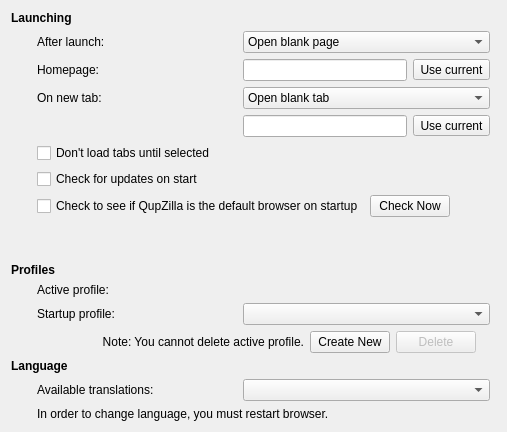
         <widget class="QWidget" name="generalPage">
          <layout class="QGridLayout" name="gridLayout_6">
           <item row="4" column="2">
            <widget class="QFrame" name="newTabFrame">
             <layout class="QHBoxLayout" name="horizontalLayout_3">
              <property name="margin">
               <number>0</number>
              </property>
              <item>
               <widget class="QLineEdit" name="newTabUrl"/>
              </item>
              <item>
               <widget class="MacToolButton" name="newTabUseCurrent">
                <property name="text">
                 <string>Use current</string>
                </property>
               </widget>
              </item>
             </layout>
            </widget>
           </item>
           <item row="12" column="1" colspan="3">
            <widget class="QFrame" name="frame">
             <property name="frameShape">
              <enum>QFrame::NoFrame</enum>
             </property>
             <property name="frameShadow">
              <enum>QFrame::Raised</enum>
             </property>
             <layout class="QHBoxLayout" name="horizontalLayout">
              <property name="leftMargin">
               <number>0</number>
              </property>
              <property name="topMargin">
               <number>0</number>
              </property>
              <property name="rightMargin">
               <number>20</number>
              </property>
              <property name="bottomMargin">
               <number>0</number>
              </property>
              <item>
               <widget class="QLabel" name="cannotDeleteActiveProfileLabel">
                <property name="text">
                 <string>Note: You cannot delete active profile.</string>
                </property>
                <property name="alignment">
                 <set>Qt::AlignRight|Qt::AlignTrailing|Qt::AlignVCenter</set>
                </property>
               </widget>
              </item>
              <item>
               <widget class="QPushButton" name="createProfile">
                <property name="sizePolicy">
                 <sizepolicy hsizetype="Fixed" vsizetype="Fixed">
                  <horstretch>0</horstretch>
                  <verstretch>0</verstretch>
                 </sizepolicy>
                </property>
                <property name="text">
                 <string>Create New</string>
                </property>
               </widget>
              </item>
              <item>
               <widget class="QPushButton" name="deleteProfile">
                <property name="enabled">
                 <bool>false</bool>
                </property>
                <property name="sizePolicy">
                 <sizepolicy hsizetype="Fixed" vsizetype="Fixed">
                  <horstretch>0</horstretch>
                  <verstretch>0</verstretch>
                 </sizepolicy>
                </property>
                <property name="text">
                 <string>Delete</string>
                </property>
               </widget>
              </item>
             </layout>
            </widget>
           </item>
           <item row="1" column="0">
            <spacer name="horizontalSpacer_7">
             <property name="orientation">
              <enum>Qt::Horizontal</enum>
             </property>
             <property name="sizeType">
              <enum>QSizePolicy::Fixed</enum>
             </property>
             <property name="sizeHint" stdset="0">
              <size>
               <width>20</width>
               <height>10</height>
              </size>
             </property>
            </spacer>
           </item>
           <item row="0" column="0" colspan="2">
            <widget class="QLabel" name="label_24">
             <property name="text">
              <string>&lt;b&gt;Launching&lt;/b&gt;</string>
             </property>
            </widget>
           </item>
           <item row="11" column="2">
            <widget class="QComboBox" name="startProfile"/>
           </item>
           <item row="1" column="1">
            <widget class="QLabel" name="label_3">
             <property name="text">
              <string>After launch: </string>
             </property>
            </widget>
           </item>
           <item row="1" column="2">
            <widget class="QComboBox" name="afterLaunch">
             <item>
              <property name="text">
               <string>Open blank page</string>
              </property>
             </item>
             <item>
              <property name="text">
               <string>Open homepage</string>
              </property>
             </item>
             <item>
              <property name="text">
               <string>Open speed dial</string>
              </property>
             </item>
             <item>
              <property name="text">
               <string>Restore session</string>
              </property>
             </item>
            </widget>
           </item>
           <item row="2" column="1">
            <widget class="QLabel" name="label">
             <property name="text">
              <string>Homepage: </string>
             </property>
            </widget>
           </item>
           <item row="2" column="2">
            <layout class="QHBoxLayout" name="horizontalLayout_2">
             <item>
              <widget class="QLineEdit" name="homepage"/>
             </item>
             <item>
              <widget class="MacToolButton" name="useCurrentBut">
               <property name="text">
                <string>Use current</string>
               </property>
              </widget>
             </item>
            </layout>
           </item>
           <item row="3" column="1">
            <widget class="QLabel" name="label_2">
             <property name="text">
              <string>On new tab: </string>
             </property>
            </widget>
           </item>
           <item row="3" column="2">
            <widget class="QComboBox" name="newTab">
             <item>
              <property name="text">
               <string>Open blank tab</string>
              </property>
             </item>
             <item>
              <property name="text">
               <string>Open homepage</string>
              </property>
             </item>
             <item>
              <property name="text">
               <string>Open speed dial</string>
              </property>
             </item>
             <item>
              <property name="text">
               <string>Open other page...</string>
              </property>
             </item>
            </widget>
           </item>
           <item row="9" column="0" colspan="2">
            <widget class="QLabel" name="label_4">
             <property name="text">
              <string>&lt;b&gt;Profiles&lt;/b&gt;</string>
             </property>
            </widget>
           </item>
           <item row="11" column="1">
            <widget class="QLabel" name="label_5">
             <property name="text">
              <string>Startup profile:</string>
             </property>
            </widget>
           </item>
           <item row="6" column="1" colspan="2">
            <widget class="QCheckBox" name="checkUpdates">
             <property name="text">
              <string>Check for updates on start</string>
             </property>
            </widget>
           </item>
           <item row="10" column="1">
            <widget class="QLabel" name="label_45">
             <property name="text">
              <string>Active profile:</string>
             </property>
            </widget>
           </item>
           <item row="10" column="2">
            <widget class="QLabel" name="activeProfile">
             <property name="text">
              <string/>
             </property>
            </widget>
           </item>
           <item row="18" column="1" colspan="2">
            <widget class="QLabel" name="label_17">
             <property name="text">
              <string>In order to change language, you must restart browser.</string>
             </property>
            </widget>
           </item>
           <item row="14" column="0" colspan="3">
            <widget class="QLabel" name="label_11">
             <property name="text">
              <string>&lt;b&gt;Language&lt;/b&gt;</string>
             </property>
            </widget>
           </item>
           <item row="15" column="1">
            <layout class="QHBoxLayout" name="horizontalLayout_13">
             <item>
              <widget class="QLabel" name="label_16">
               <property name="sizePolicy">
                <sizepolicy hsizetype="Fixed" vsizetype="Preferred">
                 <horstretch>0</horstretch>
                 <verstretch>0</verstretch>
                </sizepolicy>
               </property>
               <property name="minimumSize">
                <size>
                 <width>200</width>
                 <height>0</height>
                </size>
               </property>
               <property name="text">
                <string>Available translations: </string>
               </property>
              </widget>
             </item>
            </layout>
           </item>
           <item row="15" column="2">
            <widget class="QComboBox" name="languages"/>
           </item>
           <item row="5" column="1" colspan="2">
            <widget class="QCheckBox" name="dontLoadTabsUntilSelected">
             <property name="text">
              <string>Don't load tabs until selected</string>
             </property>
            </widget>
           </item>
           <item row="8" column="0">
            <spacer name="verticalSpacer_6">
             <property name="orientation">
              <enum>Qt::Vertical</enum>
             </property>
             <property name="sizeHint" stdset="0">
              <size>
               <width>20</width>
               <height>40</height>
              </size>
             </property>
            </spacer>
           </item>
           <item row="7" column="1" colspan="2">
            <layout class="QHBoxLayout" name="hLayoutDefaultBrowser">
             <item>
              <widget class="QCheckBox" name="checkDefaultBrowser">
               <property name="text">
                <string>Check to see if QupZilla is the default browser on startup</string>
               </property>
               <property name="checked">
                <bool>false</bool>
               </property>
              </widget>
             </item>
             <item>
              <widget class="QPushButton" name="checkNowDefaultBrowser">
               <property name="text">
                <string>Check Now</string>
               </property>
              </widget>
             </item>
             <item>
              <spacer name="hSpacerDefaultBrowser">
               <property name="orientation">
                <enum>Qt::Horizontal</enum>
               </property>
               <property name="sizeHint" stdset="0">
                <size>
                 <width>40</width>
                 <height>20</height>
                </size>
               </property>
              </spacer>
             </item>
            </layout>
           </item>
          </layout>
         </widget>
